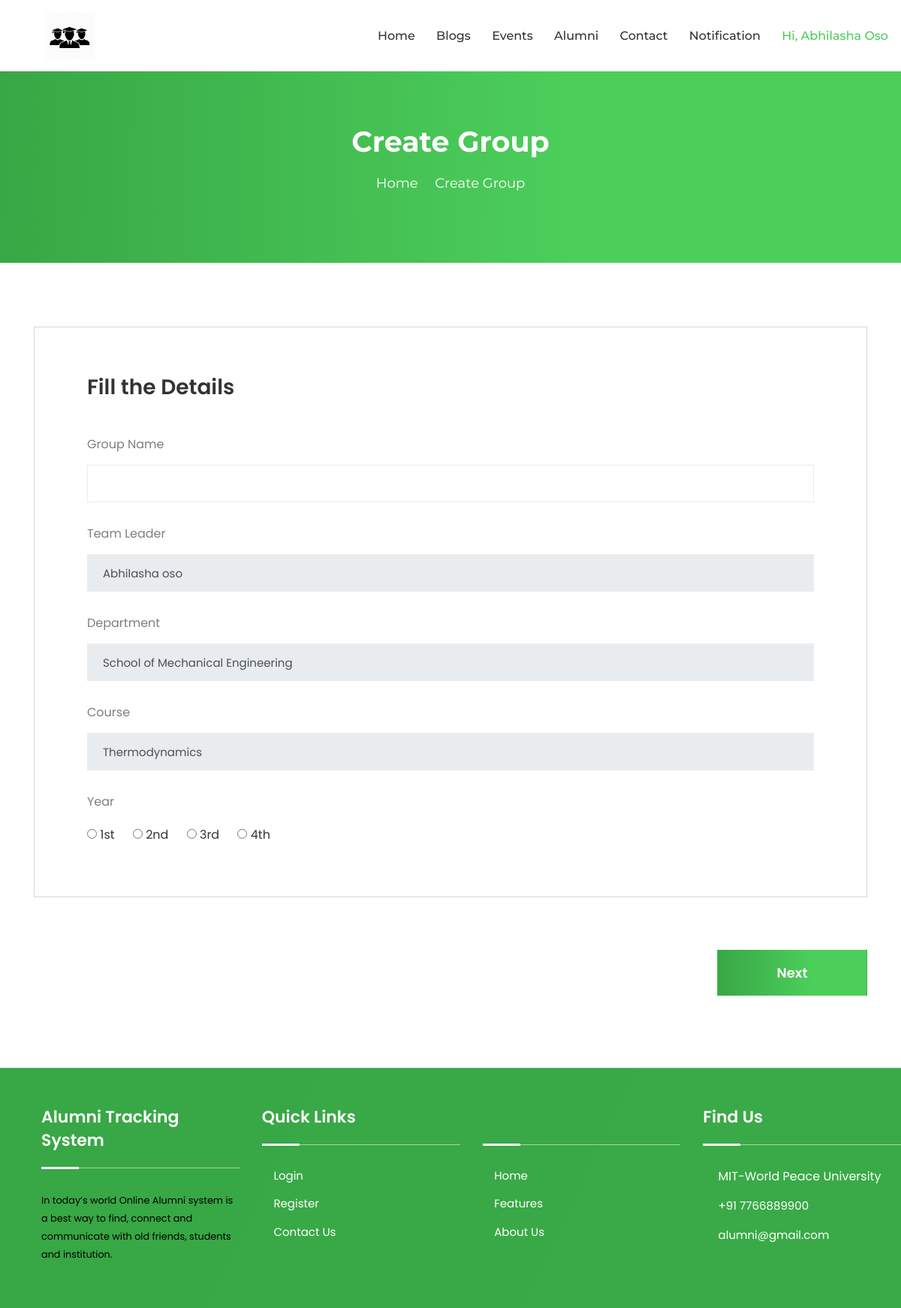
Page /group_create.php (signed in) on the committed database.
### tables this page shows
CREATE TABLE `tblregister` (
  `Uid` int(11) NOT NULL,
  `PrnEmpno` int(11) NOT NULL,
  `Fname` varchar(100) NOT NULL,
  `Lname` varchar(100) NOT NULL,
  `Email` varchar(100) NOT NULL,
  `Password` varchar(100) NOT NULL,
  `Gender` varchar(100) NOT NULL,
  `Dob` date NOT NULL,
  `Phone` bigint(20) NOT NULL,
  `Usertype` varchar(100) NOT NULL,
  `JoinYear` year(4) NOT NULL,
  `PassYear` year(4) NOT NULL,
  `Cousreid` int(11) DEFAULT NULL,
  `Deptid` int(11) DEFAULT NULL,
  `Desigid` int(11) DEFAULT NULL,
  `About` text DEFAULT NULL,
  `IsActive` tinyint(7) NOT NULL,
  `ProfilePic` varchar(100) DEFAULT NULL
);

CREATE TABLE `tbldepartment` (
  `Deptid` int(11) NOT NULL,
  `DeptName` varchar(100) NOT NULL
);

CREATE TABLE `tblcourse` (
  `Courseid` int(11) NOT NULL,
  `CourseName` varchar(100) NOT NULL,
  `Deptid` int(11) NOT NULL
);

### group_create.php (the view, shortened to what this page needs)
<!DOCTYPE html>
<html lang="zxx">
    <head>
    <?php include_once('cssLinks.php');?>
    </head>
    <body>
        <?php include_once('headerStudent.php');?>
        <div class="page-title-area" style= "height:350px;">
            <div class="d-table">
                <div class="d-table-cell">
                    <div class="container">
                        <div class="page-title-text">
                            <h2>Create Group</h2>
                            <ul>
                                <li>
                                    <a href="homepage.html">Home</a>
                                </li>
                                <li>
                                    <i class="icofont-simple-right"></i>
                                </li>
                                <li>Create Group</li>
                            </ul>
                        </div>
                    </div>
                </div>
            </div>
        </div>
        <div class="post-job-area pt-100" style="padding-bottom: 10px; padding-top: 85px;">
            <div class="container">
                <form class="form-group" method="post" action="" enctype="multipart/form-data" name="myform">
                    <div class="create-information post-job-item">
                        <h3>Fill the Details</h3>
                        <div class="row">
                            <div class="col-lg-12">
                                <div class="form-group">
                                    <label>Group Name</label>
                                    <input type="text" name="Grp_name" class="form-control">
                                </div>
                            </div>
                            <div class="col-lg-12">
                                <div class="form-group">
                                    <label>Team Leader</label>
                                    <?php
                                        $selleader="SELECT * FROM tblregister WHERE Uid='".$_SESSION['UserID']."' ";
                                        $result=mysqli_query($con,$selleader) or die(mysqli_error($con));
                                        $row=mysqli_fetch_array($result);
                                        if(mysqli_num_rows($result)==1)
                                        {
                                    ?>
                                            <input type="text" name="leadername" value="<?php echo $row['Fname']." ".$row['Lname']; ?>" class="form-control" disabled>
                                    <?php
                                        }
                                    ?>
                                </div>
                            </div>
                            <div class="col-lg-12">
                                <div class="form-group">
                                    <label>Department</label> <br>
                                    <?php
                                        $seldept="SELECT * FROM tblregister WHERE Uid='".$_SESSION['UserID']."' ";
                                        $result=mysqli_query($con,$seldept) or die(mysqli_error($con));
                                        $row=mysqli_fetch_array($result);
                                        if(mysqli_num_rows($result)==1)
                                        {
                                            $seldeptname="SELECT * FROM tbldepartment WHERE Deptid='".$row['Deptid']."' ";
                                            $resultname=mysqli_query($con,$seldeptname) or die(mysqli_error($con));
                                            $rowname=mysqli_fetch_array($resultname);
                                            if(mysqli_num_rows($resultname)==1)
                                            {
                                    ?>
                                                <input type="text" name="dname" class="form-control"  value="<?php echo $rowname['DeptName'];?>" disabled readonly>
                                    <?php
                                            }
                                    ?>
                                    <?php
                                        }
                                    ?>
                                </div>
                            </div>
                            <div class="col-lg-12">
                                <div class="form-group">
                                    <label>Course</label> <br>
                                    <?php
                                        $selcourse="SELECT * FROM tblregister WHERE Uid='".$_SESSION['UserID']."' ";
                                        $result=mysqli_query($con,$selcourse) or die(mysqli_error($con));
                                        $row=mysqli_fetch_array($result);
                                        if(mysqli_num_rows($result)==1)
                                        {
                                            $selcoursename="SELECT * FROM tblcourse WHERE Courseid='".$row['Cousreid']."' ";
                                            $resultname=mysqli_query($con,$selcoursename) or die(mysqli_error($con));
                                            $rowname=mysqli_fetch_array($resultname);
                                            if(mysqli_num_rows($resultname)==1)
                                            {
                                    ?>
                                                <input type="text" name="cname" class="form-control" value="<?php echo $rowname['CourseName'];?>" disabled readonly>
                                    <?php
                                            }
                                    ?>
                                    <?php
                                        }
                                    ?>
                                </div>
                            </div>
                            <div class="col-lg-12">
                                <div class="form-group">
                                    <div class="gender-area">
                                        <span>Year</span>
                                        <input type="radio" name="year" id="first" value="1">
                                        <label for="first">1st</label>
                                        <input type="radio" name="year" id="second" value="2">
                                        <label for="second">2nd</label>
                                        <input type="radio" name="year" id="third" value="3">
                                        <label for="third">3rd</label>
                                        <input type="radio" name="year" id="fourth" value="4">
                                        <label for="fourth">4th</label>
                                    </div>
                                </div>
                            </div>
                        </div>
                    </div>
                    <div class="text-right">
                        <button type="submit" name="submit" onclick=" return validate();" class="btn create-ac-btn" style="width:200px;">Next</button>
                    </div>
                </form>
            </div>
        </div>
       <?php include_once('footer.php');?>
    </body>
</html>

### assets/css/meanmenu.css (style rules this page uses)
body { font-family: "Oswald", sans-serif; padding: 0; margin: 0; font-size: 15px; background-color: #f1f1f1; }

### rows in the picture
tblregister: leadername "Abhilasha oso"
tbldepartment: dname "School of Mechanical Engineering"
tblcourse: cname "Thermodynamics"

### other values in the picture
$_SESSION['Firstname'] "Abhilasha"
$_SESSION['Lastname'] "Oso"
